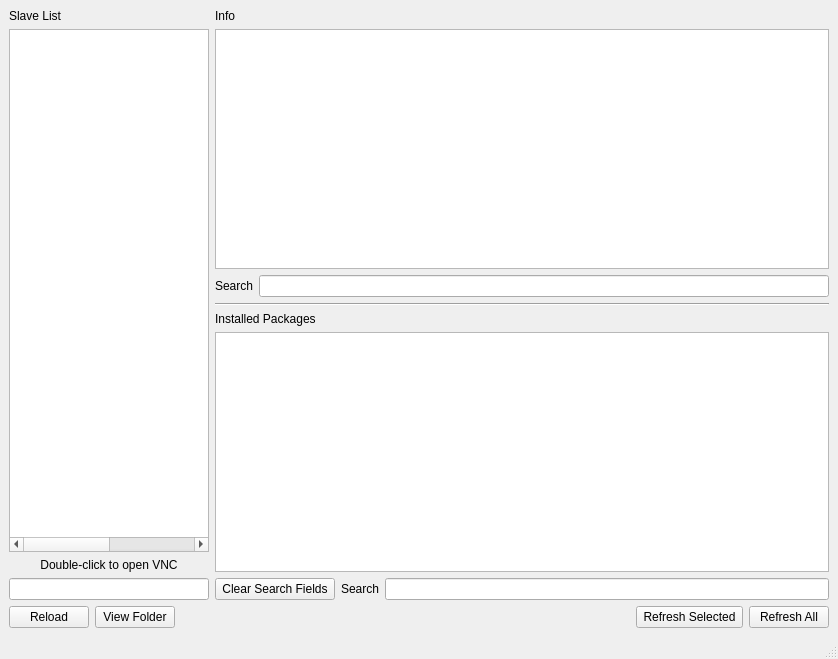
<?xml version="1.0" encoding="UTF-8"?>
<ui version="4.0">
 <class>MainWindow</class>
 <widget class="QMainWindow" name="MainWindow">
  <property name="geometry">
   <rect>
    <x>0</x>
    <y>0</y>
    <width>838</width>
    <height>659</height>
   </rect>
  </property>
  <property name="windowTitle">
   <string>MainWindow</string>
  </property>
  <widget class="QWidget" name="centralwidget">
   <layout class="QVBoxLayout" name="verticalLayout_3">
    <item>
     <layout class="QGridLayout" name="gridLayout">
      <item row="0" column="0">
       <widget class="QLabel" name="label">
        <property name="text">
         <string>Slave List</string>
        </property>
       </widget>
      </item>
      <item row="0" column="2">
       <widget class="QLabel" name="label_2">
        <property name="text">
         <string>Info</string>
        </property>
       </widget>
      </item>
      <item row="1" column="2">
       <layout class="QVBoxLayout" name="verticalLayout">
        <item>
         <widget class="QPlainTextEdit" name="info">
          <property name="readOnly">
           <bool>true</bool>
          </property>
         </widget>
        </item>
        <item>
         <layout class="QHBoxLayout" name="horizontalLayout">
          <item>
           <widget class="QLabel" name="label_4">
            <property name="text">
             <string>Search</string>
            </property>
           </widget>
          </item>
          <item>
           <widget class="QLineEdit" name="searchInfo"/>
          </item>
         </layout>
        </item>
        <item>
         <widget class="Line" name="line">
          <property name="orientation">
           <enum>Qt::Horizontal</enum>
          </property>
         </widget>
        </item>
        <item>
         <widget class="QLabel" name="label_3">
          <property name="text">
           <string>Installed Packages</string>
          </property>
         </widget>
        </item>
        <item>
         <widget class="QPlainTextEdit" name="soft">
          <property name="readOnly">
           <bool>true</bool>
          </property>
         </widget>
        </item>
        <item>
         <layout class="QHBoxLayout" name="horizontalLayout_3">
          <item>
           <widget class="QPushButton" name="clear">
            <property name="text">
             <string> Clear Search Fields </string>
            </property>
           </widget>
          </item>
          <item>
           <widget class="QLabel" name="label_5">
            <property name="text">
             <string>Search</string>
            </property>
           </widget>
          </item>
          <item>
           <widget class="QLineEdit" name="searchSoft"/>
          </item>
         </layout>
        </item>
       </layout>
      </item>
      <item row="1" column="0">
       <layout class="QVBoxLayout" name="verticalLayout_2">
        <item>
         <widget class="QTableWidget" name="table">
          <property name="maximumSize">
           <size>
            <width>200</width>
            <height>16777215</height>
           </size>
          </property>
          <property name="selectionMode">
           <enum>QAbstractItemView::SingleSelection</enum>
          </property>
          <property name="showGrid">
           <bool>false</bool>
          </property>
          <attribute name="horizontalHeaderVisible">
           <bool>false</bool>
          </attribute>
          <attribute name="horizontalHeaderShowSortIndicator" stdset="0">
           <bool>true</bool>
          </attribute>
          <attribute name="horizontalHeaderStretchLastSection">
           <bool>true</bool>
          </attribute>
          <column>
           <property name="text">
            <string>Name</string>
           </property>
          </column>
          <column>
           <property name="text">
            <string>Path</string>
           </property>
          </column>
         </widget>
        </item>
        <item>
         <widget class="QLabel" name="label_6">
          <property name="maximumSize">
           <size>
            <width>200</width>
            <height>16777215</height>
           </size>
          </property>
          <property name="text">
           <string>Double-click to open VNC</string>
          </property>
          <property name="alignment">
           <set>Qt::AlignCenter</set>
          </property>
         </widget>
        </item>
        <item>
         <widget class="QLineEdit" name="searchSlaves">
          <property name="maximumSize">
           <size>
            <width>200</width>
            <height>16777215</height>
           </size>
          </property>
         </widget>
        </item>
       </layout>
      </item>
     </layout>
    </item>
    <item>
     <layout class="QHBoxLayout" name="horizontalLayout_2">
      <item>
       <widget class="QPushButton" name="reload">
        <property name="text">
         <string>Reload</string>
        </property>
       </widget>
      </item>
      <item>
       <widget class="QPushButton" name="folder">
        <property name="text">
         <string>View Folder</string>
        </property>
       </widget>
      </item>
      <item>
       <spacer name="horizontalSpacer">
        <property name="orientation">
         <enum>Qt::Horizontal</enum>
        </property>
        <property name="sizeHint" stdset="0">
         <size>
          <width>40</width>
          <height>20</height>
         </size>
        </property>
       </spacer>
      </item>
      <item>
       <widget class="QPushButton" name="refreshSel">
        <property name="text">
         <string> Refresh Selected </string>
        </property>
       </widget>
      </item>
      <item>
       <widget class="QPushButton" name="refresh">
        <property name="text">
         <string>Refresh All</string>
        </property>
       </widget>
      </item>
     </layout>
    </item>
   </layout>
  </widget>
  <widget class="QMenuBar" name="menubar">
   <property name="geometry">
    <rect>
     <x>0</x>
     <y>0</y>
     <width>838</width>
     <height>21</height>
    </rect>
   </property>
  </widget>
  <widget class="QStatusBar" name="statusbar"/>
 </widget>
 <resources/>
 <connections/>
</ui>
